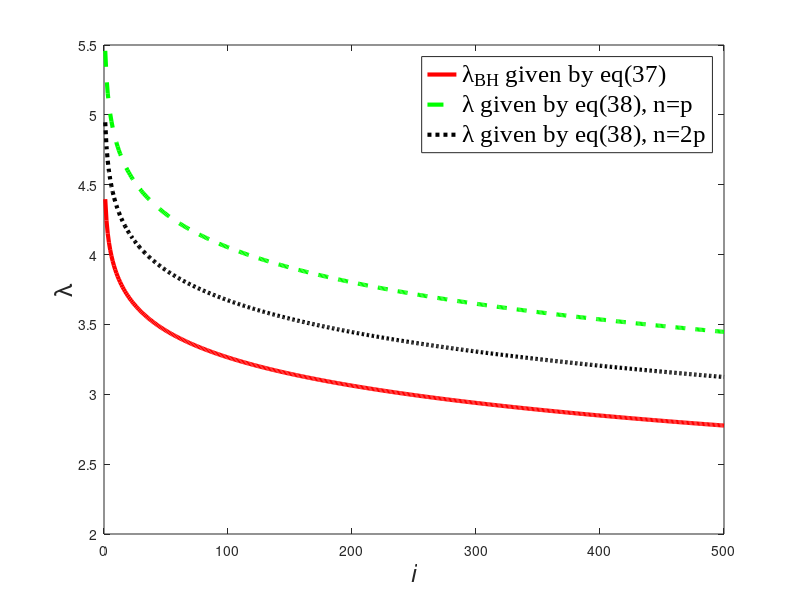

This figure's MATLAB source:
q = 0.055;
p = 5000;
i = 1:1:500;
l1 = norminv(1-q*i/p/2);
l2 = l1*sqrt(1+cumsum(l1.^2)/(p-i-1));
l3 = l1*sqrt(1+cumsum(l1.^2)/(2*p-i-1));
figure;
set(gca, 'FontSize', 18); %<- Set properties
plot(i,l1,'r','LineStyle','-','LineWidth',3,'MarkerSize',10);
hold on
plot(i,l2,'g','LineStyle','--','LineWidth',3,'MarkerSize',10);
hold on
plot(i,l3,'k','LineStyle',':','LineWidth',3,'MarkerSize',10);
ylim([2,5.5]);
set(gca,'xTick',0:100:500);
%title(sprintf('q=%f',q),'FontSize',18);
xlabel('\it{i}','FontSize',18)
ylabel('\lambda','FontSize',18)
legend1 = legend('\lambda_{BH} given by eq(37)','\lambda given by eq(38), n=p','\lambda given by eq(38), n=2p');
set(legend1,'FontSize',18,'FontName','Times New Roman');
% Save the file as PNG
%print('E:\Deep Learning\Research\Paper Writting\graphs\lambda0055.png','-dpng','-r900');
%print('E:\Deep Learning\Research\Paper Writting\graphs\lambda0055.eps','-depsc2','-r900');




